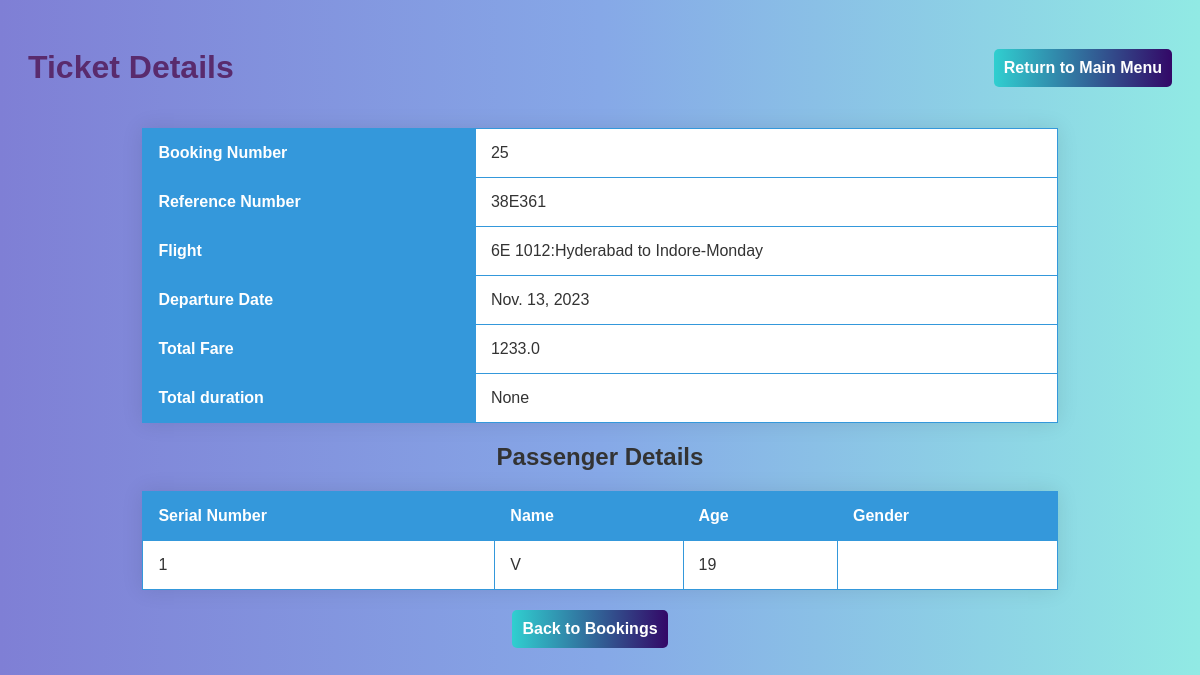
The app's page /ticket_detail/25/ with its own data.
### app/models.py (models this page shows, shortened)
class Ticket(models.Model):
    user = models.ForeignKey(User,on_delete=models.CASCADE,related_name="bookings", blank=True, null=True)
    ref_no = models.CharField(max_length=6, unique=True)
    passengers = models.JSONField(blank=True, null=True)
    flight = models.ForeignKey(flight, on_delete=models.CASCADE, related_name="tickets", blank=True, null=True)
    flight_ddate = models.DateField(blank=True, null=True)
    flight_adate = models.DateField(blank=True, null=True)
    duration = models.DurationField(blank=True, null=True)
    flight_fare = models.FloatField(blank=True,null=True)
    other_charges = models.FloatField(blank=True,null=True)
    total_fare = models.FloatField(blank=True, null=True)
    booking_date = models.DateTimeField(default=datetime.now)
    mobile = models.CharField(max_length=20,blank=True)
    email = models.EmailField(max_length=45, blank=True)
    status = models.CharField(max_length=45, choices=TICKET_STATUS)
    def get_passengers_list(self):
     return json.loads(self.passengers) if self.passengers else []

class flight(models.Model):
    flight_id=models.CharField(max_length=100)
    origin=models.CharField(max_length=100)
    destination=models.CharField(max_length=100)
    starttime=models.TimeField(auto_now=False,auto_now_add=False)
    endtime=models.TimeField(auto_now=False,auto_now_add=False)
    economy_price=models.FloatField(max_length=100,null=True)
    bussiness_price=models.FloatField(max_length=100,null=True)
    firstclass_price=models.FloatField(max_length=100,null=True)
    day=models.CharField(max_length=100)
    def __str__(self):
        return f"{self.flight_id}:{self.origin} to {self.destination}-{self.day}"

### app/views.py (the view)
# urls.py: path('ticket_detail/<int:ticket_id>/', views.ticket_detail, name='ticket_detail'),
def ticket_detail(request, ticket_id):
    ticket = get_object_or_404(Ticket, id=ticket_id)
    return render(request, 'ticket_detail.html', {'ticket': ticket})

### app/templates/ticket_detail.html (shortened to what this page needs)
<!DOCTYPE html>
<html lang="en">
<head>
</head>
<body>
    <div class="header">
        <h1>Ticket Details</h1>
        <a href="{% url 'home' %}" class="return-btn">Return to Main Menu</a>
    </div>
    <table>
        <tr>
            <th>Booking Number</th>
            <td>{{ ticket.id }}</td>
        </tr>
        <tr>
            <th>Reference Number</th>
            <td>{{ ticket.ref_no }}</td>
        </tr>
        <tr>
            <th>Flight</th>
            <td>{{ ticket.flight }}</td>
        </tr>
        <tr>
            <th>Departure Date</th>
            <td>{{ ticket.flight_ddate }}</td>
        </tr>
        <tr>
            <th>Total Fare</th>
            <td>{{ ticket.total_fare }}</td>
        </tr>
        <tr>
            <th>Total duration</th>
            <td>{{ ticket.duration }}</td>
        </tr>
    </table>
    <h2>Passenger Details</h2>
    <table>
        <thead>
            <tr>
                <th>Serial Number</th>
                <th>Name</th>
                <th>Age</th>
                <th>Gender</th>
            </tr>
        </thead>
        <tbody>
            {% with passengers_list=ticket.get_passengers_list %}
                {% for passenger in passengers_list %}
                    <tr>
                        <td>{{ forloop.counter }}</td>
                        <td>{{ passenger.name }}</td>
                        <td>{{ passenger.age }}</td>
                        <td>{{ passenger.gender }}</td>
                    </tr>
                {% endfor %}
            {% endwith %}
        </tbody>
    </table>
    <a href="{% url 'booki' %}" class="return-btn" style="margin-right: 20px;">Back to Bookings</a>
</body>
</html>

### app/templates/ticket_detail.html (style rules this page uses)
body { background: linear-gradient(to right, #7f7fd5, #86a8e7, #91eae4); color: #333; font-family: 'Arial', sans-serif; text-align: center; padding: 20px; }
h1 { color: #592b6d; }
table { width: 80%; margin: 20px auto; border-collapse: collapse; box-shadow: 0 0 20px rgba(0, 0, 0, 0.1); background: #fff; }
table, th, td { border: 1px solid #3498db; }
th, td { padding: 15px; text-align: left; }
th { background: #3498db; color: #fff; }
a { color: #3498db; text-decoration: none; }
.return-btn { background: linear-gradient(to right, #30cfd0, #330867); padding: 10px; border-radius: 5px; color: #fff; text-decoration: none; display: inline-block; font-weight: bold; }
.header { margin-bottom: 20px; display: flex; justify-content: space-between; align-items: center; }

### records on screen
Ticket: id "25", ref_no "38E361", flight "6E 1012:Hyderabad to Indore-Monday", flight_ddate "Nov. 13, 2023", total_fare "1233.0", duration "None"

### other values on screen
{{ passenger.name }} "V"
{{ passenger.age }} "19"
